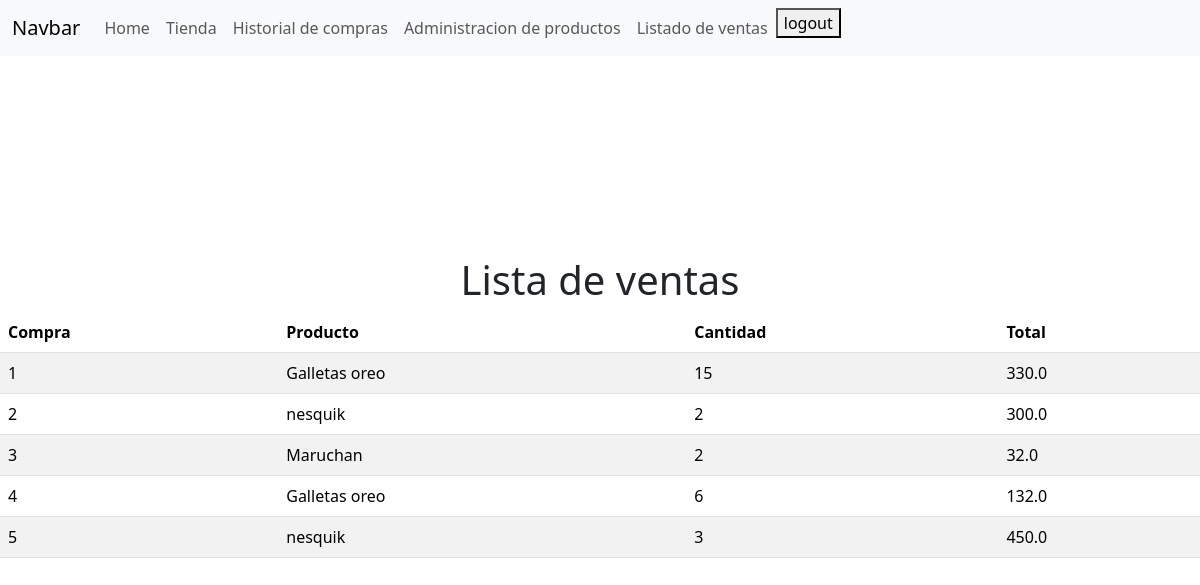
The app's page /comprar/listaVentas (signed in), older data.
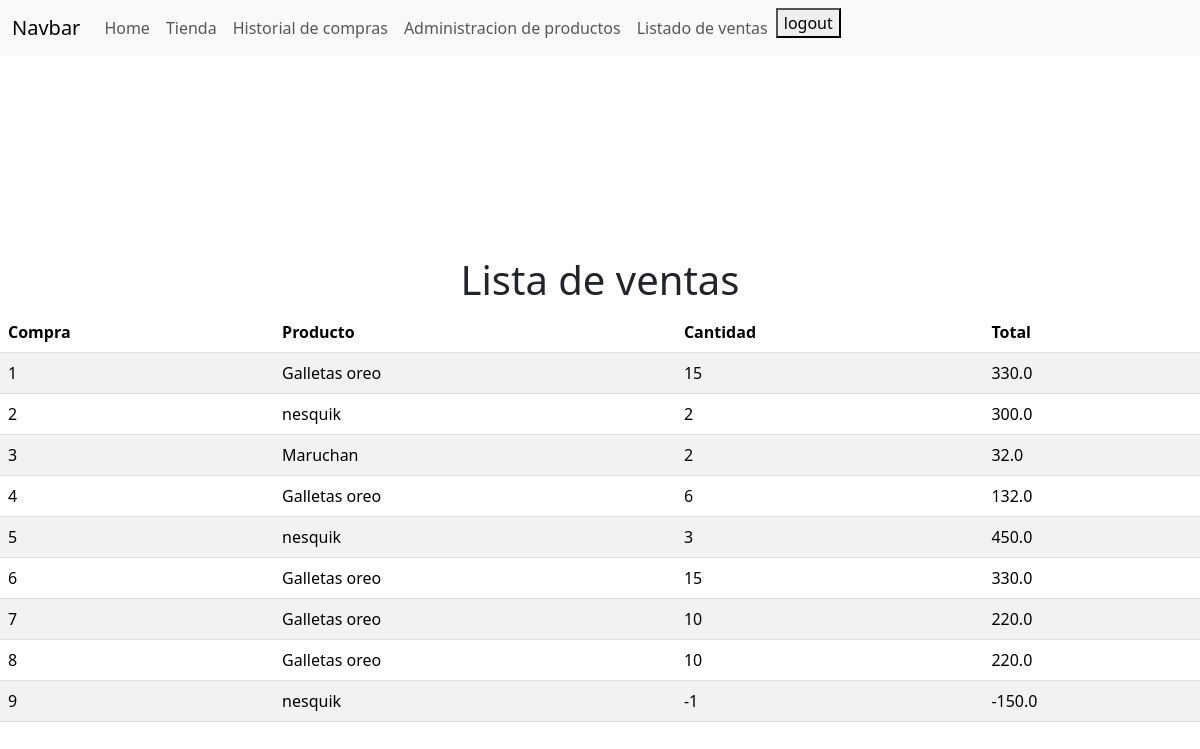
The same page, newer data.
### comprasApp/models.py (models this page shows, shortened)
class Compra(models.Model):
    cantidad = models.IntegerField()
    precio = models.FloatField()
    producto = models.ForeignKey(Producto, on_delete=models.CASCADE, null = False, related_name = "compras_producto")
    cliente = models.ForeignKey(User, on_delete=models.CASCADE, null= False, related_name= "compras_cliente")

### productosApp/models.py (models this page shows, shortened)
class Producto(models.Model):
    nombre = models.TextField(max_length=50)
    precio = models.FloatField()
    imagen = models.ImageField(upload_to='imagenes/', null= True, blank= True)
    class Meta:
        permissions = [("comprar_productos", "puede comprar productos"), ("administrador", "puede editar y agregar productos")]

### comprasApp/views.py (the view, shortened to what this page needs)
# urls.py: path('listaVentas', login_required(Vista_lista_ventas.as_view()), name= "listaVentas"),
class Vista_lista_ventas(PermissionRequiredMixin, TemplateView):
    permission_required = "productosApp.administrador"
    template_name = "listaVentas.html"
    def get_context_data(self):
        ventas = Compra.objects.all()
        return {
            'ventas': ventas
        }

### comprasApp/templates/listaVentas.html
{%extends "base.html"%}
{% load static %}
    {%block content%}
    <div style= "margin-top: 200px;">
        <h1 class="text-center">Lista de ventas</h1>
        <table class= "table table-striped">
            <thead>
                <th>Compra</th>
                <th>Producto</th>
                <th>Cantidad</th>
                <th>Total</th>
            </thead>
            <tbody>
                {%for venta in ventas %}
                    <tr>
                        <td>{{venta.id}}</td>
                        <td>{{venta.producto.nombre}}</td>
                        <td>{{venta.cantidad}}</td>
                        <td>{{venta.precio}}</td>
                    </tr>
                {%endfor%}
        </table>
    </div>
    {%endblock content%}

Row changes from the older to the newer data that the page shows:
added Compra: id "6", producto.nombre "Galletas oreo", cantidad "15", precio "330.0"
added Compra: id "7", producto.nombre "Galletas oreo", cantidad "10", precio "220.0"
added Compra: id "8", producto.nombre "Galletas oreo", cantidad "10", precio "220.0"
added Compra: id "9", producto.nombre "nesquik", cantidad "-1", precio "-150.0"
